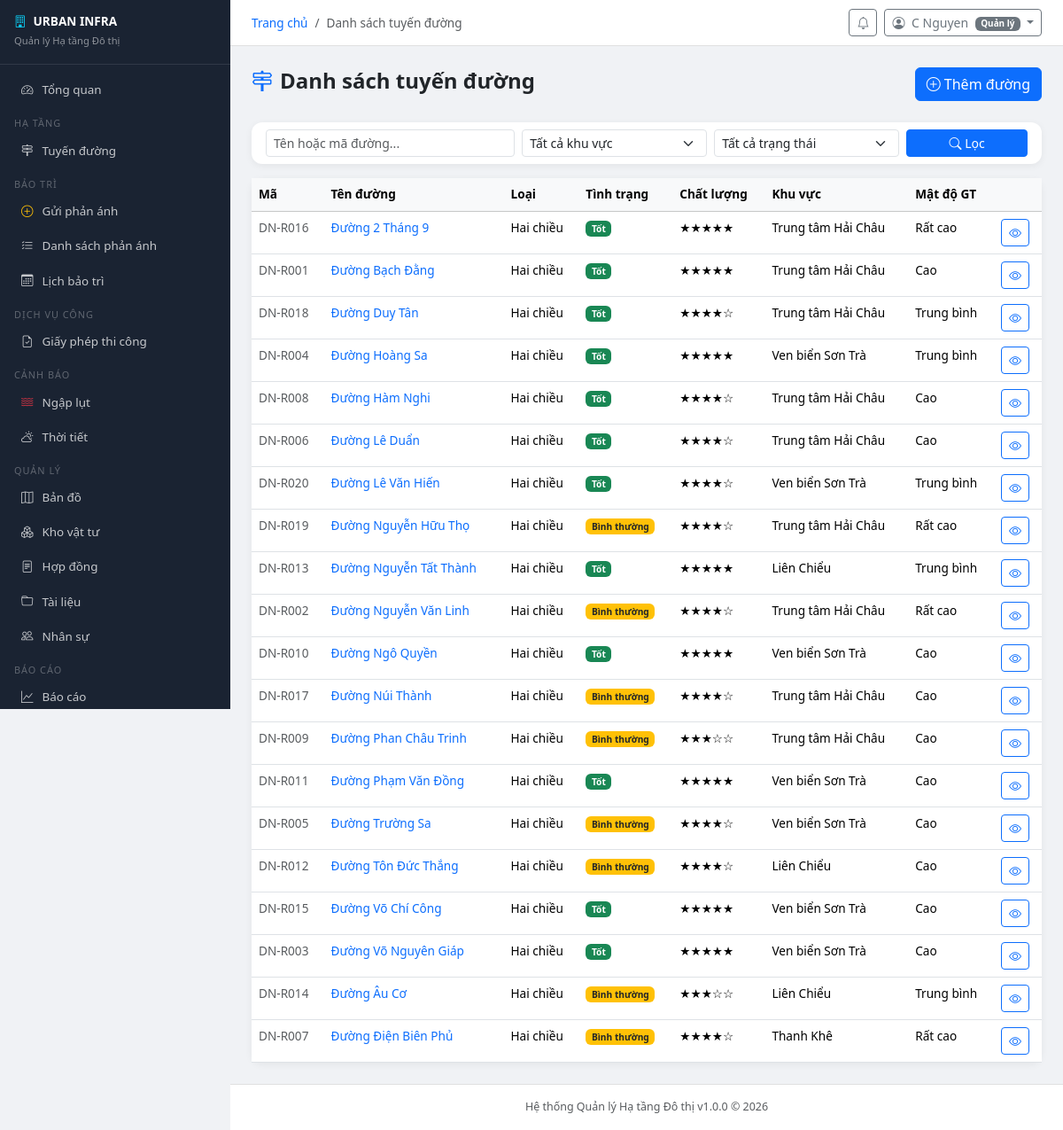
Page /infrastructure/ (signed in) on the committed database.
### accounts/models.py (models this page shows, shortened)
class User(AbstractUser):
    ROLE_CHOICES = [
        ('admin', 'Quản trị viên hệ thống'),
        ('manager', 'Quản lý'),
        ('staff', 'Cán bộ kỹ thuật'),
        ('inspector', 'Kiểm định viên'),
        ('citizen', 'Người dân'),
    ]
    role = models.CharField('Vai trò', max_length=20, choices=ROLE_CHOICES, default='citizen')
    phone = models.CharField('Số điện thoại', max_length=15, blank=True)
    avatar = models.ImageField('Ảnh đại diện', upload_to='avatars/', blank=True, null=True)
    address = models.TextField('Địa chỉ', blank=True)
    district = models.CharField('Quận/Huyện', max_length=100, blank=True)
    ward = models.CharField('Phường/Xã', max_length=100, blank=True)
    is_locked = models.BooleanField('Bị khóa', default=False)
    locked_reason = models.TextField('Lý do khóa', blank=True)
    otp_secret = models.CharField(max_length=32, blank=True)
    two_factor_enabled = models.BooleanField('Xác thực 2 bước', default=False)
    created_at = models.DateTimeField('Ngày tạo', auto_now_add=True)
    updated_at = models.DateTimeField('Cập nhật', auto_now=True)
    class Meta:
        verbose_name = 'Người dùng'
        verbose_name_plural = 'Người dùng'
    @property
    def is_admin(self):
        return self.role == 'admin' or self.is_superuser
    @property
    def is_staff_member(self):
        return self.role in ('admin', 'manager', 'staff', 'inspector')

### infrastructure/models.py (models this page shows, shortened)
class Road(models.Model):
    DIRECTION_CHOICES = [
        ('one_way', 'Một chiều'),
        ('two_way', 'Hai chiều'),
        ('railway', 'Đường sắt'),
    ]
    STATUS_CHOICES = [
        ('good', 'Tốt'),
        ('normal', 'Bình thường'),
        ('bad', 'Xấu'),
        ('critical', 'Nguy hiểm'),
        ('under_repair', 'Đang sửa chữa'),
    ]
    QUALITY_CHOICES = [(i, str(i)) for i in range(1, 6)]
    name = models.CharField('Tên đường', max_length=200)
    code = models.CharField('Mã đường', max_length=50, unique=True)
    direction = models.CharField('Loại đường', max_length=10, choices=DIRECTION_CHOICES, default='two_way')
    status = models.CharField('Tình trạng', max_length=20, choices=STATUS_CHOICES, default='good')
    quality_score = models.IntegerField('Điểm chất lượng (1-5)', choices=QUALITY_CHOICES, default=3)
    length_km = models.FloatField('Chiều dài (km)', default=0)
    width_m = models.FloatField('Chiều rộng (m)', default=0)
    lanes = models.IntegerField('Số làn', default=2)
    built_year = models.IntegerField('Năm xây dựng', null=True, blank=True)
    last_repaired = models.DateField('Sửa chữa lần cuối', null=True, blank=True)
    traffic_density = models.CharField('Mật độ giao thông', max_length=20,
                                        choices=[('low','Thấp'),('medium','Trung bình'),('high','Cao'),('very_high','Rất cao')],
                                        default='medium')
    zone = models.ForeignKey(ManagementZone, on_delete=models.SET_NULL, null=True, blank=True,
                              related_name='roads', verbose_name='Khu vực')
    managing_unit = models.CharField('Đơn vị quản lý', max_length=200, blank=True)
    start_point = models.CharField('Điểm đầu', max_length=200, blank=True)
    end_point = models.CharField('Điểm cuối', max_length=200, blank=True)
    latitude = models.FloatField('Vĩ độ', null=True, blank=True)
    longitude = models.FloatField('Kinh độ', null=True, blank=True)
    notes = models.TextField('Ghi chú', blank=True)
    created_by = models.ForeignKey(User, on_delete=models.SET_NULL, null=True, related_name='created_roads')
    created_at = models.DateTimeField(auto_now_add=True)
    updated_at = models.DateTimeField(auto_now=True)
    class Meta:
        verbose_name = 'Tuyến đường'
        verbose_name_plural = 'Tuyến đường'
        ordering = ['name']

class ManagementZone(models.Model):
    name = models.CharField('Tên khu vực', max_length=100)
    district = models.CharField('Quận/Huyện', max_length=100)
    description = models.TextField('Mô tả', blank=True)
    manager = models.ForeignKey(User, on_delete=models.SET_NULL, null=True, blank=True,
                                 related_name='managed_zones', verbose_name='Người quản lý')
    class Meta:
        verbose_name = 'Khu vực quản lý'
        verbose_name_plural = 'Khu vực quản lý'

### infrastructure/views.py (the view)
# urls.py: path('', views.road_list, name='road_list'),
@login_required
def road_list(request):
    roads = Road.objects.select_related('zone').all()
    q = request.GET.get('q', '')
    zone = request.GET.get('zone', '')
    status = request.GET.get('status', '')
    if q:
        roads = roads.filter(Q(name__icontains=q) | Q(code__icontains=q))
    if zone:
        roads = roads.filter(zone_id=zone)
    if status:
        roads = roads.filter(status=status)
    paginator = Paginator(roads.order_by('name'), 20)
    page = paginator.get_page(request.GET.get('page', 1))
    zones = ManagementZone.objects.all()
    return render(request, 'infrastructure/road_list.html', {
        'page_obj': page, 'zones': zones,
        'status_choices': Road.STATUS_CHOICES,
        'page_title': 'Danh sách tuyến đường',
    })

### urban_infra/context_processors.py (called while the page is built)
def global_context(request):
    context = {
        'SYSTEM_NAME': settings.SYSTEM_NAME,
        'SYSTEM_SHORT_NAME': settings.SYSTEM_SHORT_NAME,
        'SYSTEM_VERSION': settings.SYSTEM_VERSION,
    }
    if request.user.is_authenticated:
        from notifications.models import Notification
        context['unread_count'] = Notification.objects.filter(
            recipient=request.user, is_read=False
        ).count()
    return context

### infrastructure/templates/infrastructure/road_list.html (shortened to what this page needs)
{% extends "base.html" %}
{% block content %}
<div class="d-flex justify-content-between align-items-center mb-4">
  <h4 class="fw-bold"><i class="bi bi-signpost-2 me-2 text-primary"></i>Danh sách tuyến đường</h4>
  {% if user.is_staff_member %}<a href="{% url 'infrastructure:road_create' %}" class="btn btn-primary"><i class="bi bi-plus-circle me-1"></i>Thêm đường</a>{% endif %}
</div>
<div class="card mb-3"><div class="card-body py-2">
  <form method="get" class="row g-2 align-items-end">
    <div class="col-sm-4"><input type="text" name="q" value="{{ request.GET.q }}" class="form-control form-control-sm" placeholder="Tên hoặc mã đường..."></div>
    <div class="col-sm-3"><select name="zone" class="form-select form-select-sm"><option value="">Tất cả khu vực</option></select></div>
    <div class="col-sm-3"><select name="status" class="form-select form-select-sm"><option value="">Tất cả trạng thái</option></select></div>
    <div class="col-sm-2"><button type="submit" class="btn btn-primary btn-sm w-100"><i class="bi bi-search"></i> Lọc</button></div>
  </form>
</div></div>
<div class="card"><div class="card-body p-0">
  <div class="table-responsive">
    <table class="table table-hover mb-0" style="font-size:.85rem">
      <thead class="table-light"><tr><th>Mã</th><th>Tên đường</th><th>Loại</th><th>Tình trạng</th><th>Chất lượng</th><th>Khu vực</th><th>Mật độ GT</th><th></th></tr></thead>
      <tbody>
        {% for r in page_obj %}
        <tr>
          <td class="text-muted fw-medium">{{ r.code }}</td>
          <td><a href="{% url 'infrastructure:road_detail' r.pk %}" class="text-decoration-none fw-medium">{{ r.name }}</a></td>
          <td>{{ r.get_direction_display }}</td>
          <td><span class="badge bg-{% if r.status == 'good' %}success{% elif r.status == 'bad' or r.status == 'critical' %}danger{% else %}warning text-dark{% endif %}">{{ r.get_status_display }}</span></td>
          <td>{% for i in "12345" %}{% if forloop.counter <= r.quality_score %}★{% else %}☆{% endif %}{% endfor %}</td>
          <td>{{ r.zone.name|default:"—" }}</td>
          <td>{{ r.get_traffic_density_display }}</td>
          <td><a href="{% url 'infrastructure:road_detail' r.pk %}" class="btn btn-sm btn-outline-primary"><i class="bi bi-eye"></i></a></td>
        </tr>
        {% empty %}<tr><td colspan="8" class="text-center py-4 text-muted">Không có tuyến đường nào</td></tr>{% endfor %}
      </tbody>
    </table>
  </div>
</div></div>
{% endblock %}

### templates/base.html (shortened to what this page needs)
<!DOCTYPE html>
<html lang="vi">
<head>
<link rel="stylesheet" href="https://cdnjs.cloudflare.com/ajax/libs/bootstrap/5.3.2/css/bootstrap.min.css">
<link rel="stylesheet" href="https://cdnjs.cloudflare.com/ajax/libs/bootstrap-icons/1.11.3/font/bootstrap-icons.min.css">
</head>
<body>
{% if user.is_authenticated %}
<div class="sidebar" id="sidebar">
  <div class="brand">
    <h6><i class="bi bi-building me-2 text-info"></i>{{ SYSTEM_SHORT_NAME }}</h6>
    <small>Quản lý Hạ tầng Đô thị</small>
  </div>
  <nav class="py-2">
    <a href="{% url 'dashboard' %}" class="nav-link"><i class="bi bi-speedometer2"></i>Tổng quan</a>
    <div class="nav-section">Hạ tầng</div>
    <a href="{% url 'infrastructure:road_list' %}" class="nav-link"><i class="bi bi-signpost-2"></i>Tuyến đường</a>
    <div class="nav-section">Bảo trì</div>
    <a href="{% url 'maintenance:request_create' %}" class="nav-link"><i class="bi bi-plus-circle text-warning"></i>Gửi phản ánh</a>
    <a href="{% url 'maintenance:request_list' %}" class="nav-link"><i class="bi bi-list-check"></i>Danh sách phản ánh</a>
    <a href="{% url 'maintenance:schedule_list' %}" class="nav-link"><i class="bi bi-calendar3"></i>Lịch bảo trì</a>
    <div class="nav-section">Dịch vụ công</div>
    <a href="{% url 'permits:list' %}" class="nav-link"><i class="bi bi-file-earmark-check"></i>Giấy phép thi công</a>
    <div class="nav-section">Cảnh báo</div>
    <a href="{% url 'flood:alert_list' %}" class="nav-link"><i class="bi bi-water text-danger"></i>Ngập lụt</a>
    <a href="{% url 'weather:current' %}" class="nav-link"><i class="bi bi-cloud-sun"></i>Thời tiết</a>
    <div class="nav-section">Quản lý</div>
    <a href="{% url 'maps:map' %}" class="nav-link"><i class="bi bi-map"></i>Bản đồ</a>
    <a href="{% url 'inventory:material_list' %}" class="nav-link"><i class="bi bi-boxes"></i>Kho vật tư</a>
    <a href="{% url 'contracts:contract_list' %}" class="nav-link"><i class="bi bi-file-text"></i>Hợp đồng</a>
    <a href="{% url 'documents:list' %}" class="nav-link"><i class="bi bi-folder"></i>Tài liệu</a>
    {% if user.is_staff_member %}
    <a href="{% url 'hr:employee_list' %}" class="nav-link"><i class="bi bi-people"></i>Nhân sự</a>
    {% endif %}
    <div class="nav-section">Báo cáo</div>
    <a href="{% url 'reports:summary' %}" class="nav-link"><i class="bi bi-graph-up"></i>Báo cáo</a>
  </nav>
</div>
<div class="main-content">
  <div class="topbar">
    <div class="d-flex align-items-center gap-3">
      <nav>
        <ol class="breadcrumb mb-0" style="font-size:.85rem">
          <li class="breadcrumb-item"><a href="/" class="text-decoration-none">Trang chủ</a></li>
          {% if page_title %}<li class="breadcrumb-item active">{{ page_title }}</li>{% endif %}
        </ol>
      </nav>
    </div>
    <div class="d-flex align-items-center gap-2">
      <a href="{% url 'notifications:list' %}" class="btn btn-sm btn-outline-secondary position-relative">
        <i class="bi bi-bell"></i>
      </a>
      <div class="dropdown">
        <button class="btn btn-sm btn-outline-secondary dropdown-toggle" data-bs-toggle="dropdown">
          <i class="bi bi-person-circle me-1"></i>
          {{ user.get_full_name|default:user.username }}
          <span class="badge bg-secondary ms-1" style="font-size:.62rem">{{ user.get_role_display }}</span>
        </button>
      </div>
    </div>
  </div>
  <div class="content-area">
{% endif %}
{% block content %}{% endblock %}
{% if user.is_authenticated %}
  </div>
  <footer class="text-center py-3 text-muted"
          style="font-size:.78rem; border-top:1px solid #e0e0e0; background:#fff;">
    {{ SYSTEM_NAME }} v{{ SYSTEM_VERSION }} &copy; {% now "Y" %}
  </footer>
</div>
{% else %}
</div>
{% endif %}
</body>
</html>

### templates/base.html (style rules this page uses)
:root { --sidebar-width: 260px; --sidebar-bg: #1a2332; --sidebar-hover: #2c3e55; }
body { font-family: 'Segoe UI', sans-serif; background: #f0f2f5; }
.sidebar { width: var(--sidebar-width); height: 100vh; background: var(--sidebar-bg); position: fixed; top: 0; left: 0; z-index: 1000; overflow-y: auto; }
.sidebar .brand { padding: 16px; border-bottom: 1px solid rgba(255,255,255,.1); }
.sidebar .brand h6 { color: #fff; font-weight: 700; margin: 0; font-size: .85rem; }
.sidebar .brand small { color: rgba(255,255,255,.5); font-size: .7rem; }
.sidebar .nav-link { color: rgba(255,255,255,.75); padding: 9px 16px; border-radius: 6px; margin: 1px 8px; font-size: .84rem; display: flex; align-items: center; gap: 10px; text-decoration: none; }
.nav-section { color: rgba(255,255,255,.3); font-size: .68rem; text-transform: uppercase; letter-spacing: 1px; padding: 10px 16px 2px; }
.main-content { margin-left: var(--sidebar-width); min-height: 100vh; display: flex; flex-direction: column; }
.topbar { background: #fff; padding: 10px 24px; border-bottom: 1px solid #e0e0e0; display: flex; align-items: center; justify-content: space-between; position: sticky; top: 0; z-index: 100; }
.content-area { padding: 24px; flex: 1; }
.card { border: none; border-radius: 12px; box-shadow: 0 2px 8px rgba(0,0,0,.06); }

### rows in the picture
User: get_full_name "C Nguyen", role "Quản lý"
Road: code "DN-R016", name "Đường 2 Tháng 9", direction "Hai chiều", status "Tốt", quality_score 5 (drawn), zone.name "Trung tâm Hải Châu", traffic_density "Rất cao"
Road: code "DN-R001", name "Đường Bạch Đằng", direction "Hai chiều", status "Tốt", quality_score 5 (drawn), zone.name "Trung tâm Hải Châu", traffic_density "Cao"
Road: code "DN-R018", name "Đường Duy Tân", direction "Hai chiều", status "Tốt", quality_score 4 (drawn), zone.name "Trung tâm Hải Châu", traffic_density "Trung bình"
Road: code "DN-R004", name "Đường Hoàng Sa", direction "Hai chiều", status "Tốt", quality_score 5 (drawn), zone.name "Ven biển Sơn Trà", traffic_density "Trung bình"
Road: code "DN-R008", name "Đường Hàm Nghi", direction "Hai chiều", status "Tốt", quality_score 4 (drawn), zone.name "Trung tâm Hải Châu", traffic_density "Cao"
Road: code "DN-R006", name "Đường Lê Duẩn", direction "Hai chiều", status "Tốt", quality_score 4 (drawn), zone.name "Trung tâm Hải Châu", traffic_density "Cao"
Road: code "DN-R020", name "Đường Lê Văn Hiến", direction "Hai chiều", status "Tốt", quality_score 4 (drawn), zone.name "Ven biển Sơn Trà", traffic_density "Trung bình"
Road: code "DN-R019", name "Đường Nguyễn Hữu Thọ", direction "Hai chiều", status "Bình thường", quality_score 4 (drawn), zone.name "Trung tâm Hải Châu", traffic_density "Rất cao"
Road: code "DN-R013", name "Đường Nguyễn Tất Thành", direction "Hai chiều", status "Tốt", quality_score 5 (drawn), zone.name "Liên Chiểu", traffic_density "Trung bình"
Road: code "DN-R002", name "Đường Nguyễn Văn Linh", direction "Hai chiều", status "Bình thường", quality_score 4 (drawn), zone.name "Trung tâm Hải Châu", traffic_density "Rất cao"
Road: code "DN-R010", name "Đường Ngô Quyền", direction "Hai chiều", status "Tốt", quality_score 5 (drawn), zone.name "Ven biển Sơn Trà", traffic_density "Cao"
Road: code "DN-R017", name "Đường Núi Thành", direction "Hai chiều", status "Bình thường", quality_score 4 (drawn), zone.name "Trung tâm Hải Châu", traffic_density "Cao"
Road: code "DN-R009", name "Đường Phan Châu Trinh", direction "Hai chiều", status "Bình thường", quality_score 3 (drawn), zone.name "Trung tâm Hải Châu", traffic_density "Cao"
Road: code "DN-R011", name "Đường Phạm Văn Đồng", direction "Hai chiều", status "Tốt", quality_score 5 (drawn), zone.name "Ven biển Sơn Trà", traffic_density "Cao"
Road: code "DN-R005", name "Đường Trường Sa", direction "Hai chiều", status "Bình thường", quality_score 4 (drawn), zone.name "Ven biển Sơn Trà", traffic_density "Cao"
Road: code "DN-R012", name "Đường Tôn Đức Thắng", direction "Hai chiều", status "Bình thường", quality_score 4 (drawn), zone.name "Liên Chiểu", traffic_density "Cao"
Road: code "DN-R015", name "Đường Võ Chí Công", direction "Hai chiều", status "Tốt", quality_score 5 (drawn), zone.name "Ven biển Sơn Trà", traffic_density "Cao"
Road: code "DN-R003", name "Đường Võ Nguyên Giáp", direction "Hai chiều", status "Tốt", quality_score 5 (drawn), zone.name "Ven biển Sơn Trà", traffic_density "Cao"
Road: code "DN-R014", name "Đường Âu Cơ", direction "Hai chiều", status "Bình thường", quality_score 3 (drawn), zone.name "Liên Chiểu", traffic_density "Trung bình"
Road: code "DN-R007", name "Đường Điện Biên Phủ", direction "Hai chiều", status "Bình thường", quality_score 4 (drawn), zone.name "Thanh Khê", traffic_density "Rất cao"

### other values in the picture
{{ SYSTEM_SHORT_NAME }} "URBAN INFRA"
{{ page_title }} "Danh sách tuyến đường"
{{ SYSTEM_NAME }} "Hệ thống Quản lý Hạ tầng Đô thị"
{{ SYSTEM_VERSION }} "1.0.0"
